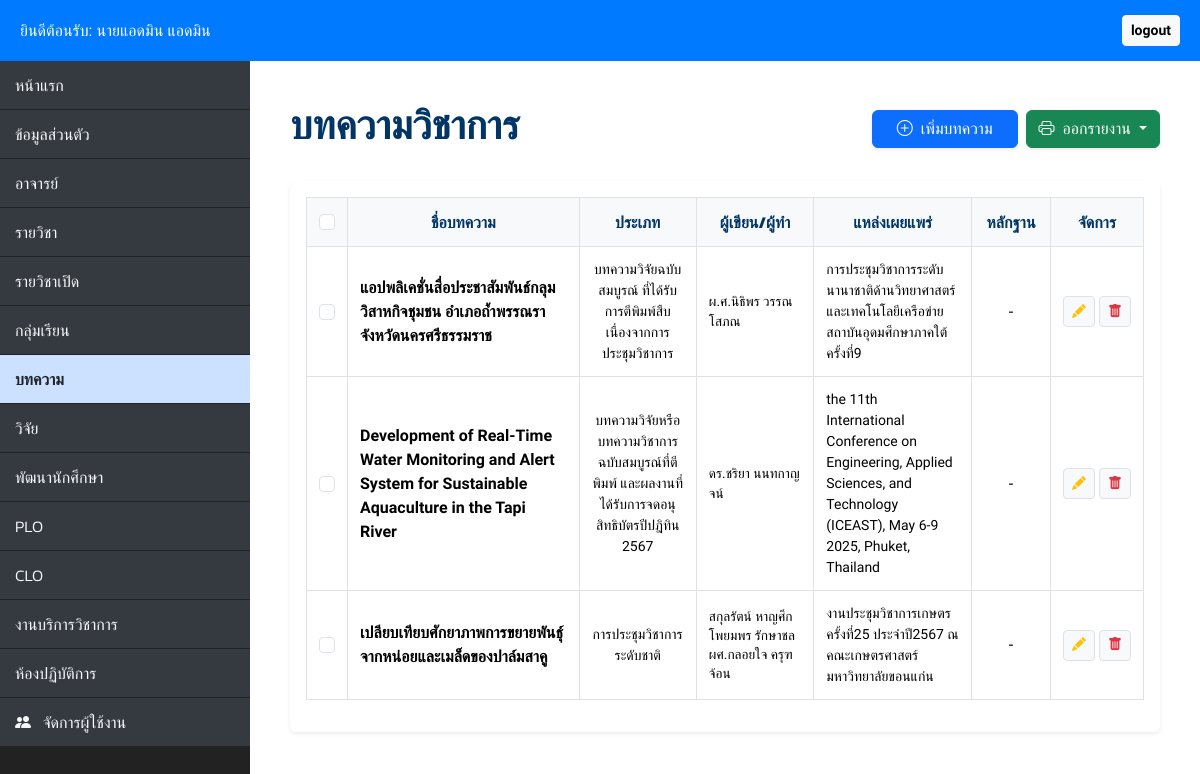
Page /article/article.php (signed in) on the committed database.
### tables this page shows
CREATE TABLE `article` (
  `art_id` int(20) NOT NULL,
  `use_id` int(20) NOT NULL,
  `art_name` varchar(255) DEFAULT NULL,
  `art_title1` varchar(255) DEFAULT NULL,
  `art_fname1` varchar(255) DEFAULT NULL,
  `art_lname1` varchar(255) DEFAULT NULL,
  `art_title2` varchar(255) DEFAULT NULL,
  `art_fname2` varchar(255) DEFAULT NULL,
  `art_lname2` varchar(255) DEFAULT NULL,
  `art_title3` varchar(255) DEFAULT NULL,
  `art_fname3` varchar(255) DEFAULT NULL,
  `art_lname3` varchar(25) DEFAULT NULL,
  `art_title4` varchar(255) DEFAULT NULL,
  `art_fname4` varchar(255) DEFAULT NULL,
  `art_lname4` varchar(255) NOT NULL,
  `art_title5` varchar(255) DEFAULT NULL,
  `art_fname5` varchar(255) DEFAULT NULL,
  `art_lname5` varchar(255) DEFAULT NULL,
  `art_meet` varchar(255) DEFAULT NULL,
  `art_evidence` varchar(255) DEFAULT NULL,
  `art_type` varchar(255) DEFAULT NULL
);

### article/article.php (the view, shortened to what this page needs)
<?php
require_once "../config.php";
$logged_in_user_id = $_SESSION["use_id"];
$full_name = htmlspecialchars(($_SESSION["use_title"] ?? '') . ($_SESSION["use_fname"] ?? '') . " " . ($_SESSION["use_lname"] ?? ''));
$user_role = $_SESSION["use_role"] ?? 'user';
$is_admin = ($user_role == 'admin');
$articles = [];
$sql = "SELECT * FROM article ORDER BY art_id DESC";
if ($result = $link->query($sql)) {
    while ($row = $result->fetch_assoc()) {
        $articles[] = $row;
    }
}
?>
<!DOCTYPE html>
<html lang="th">
<head>
    <link href="https://cdn.jsdelivr.net/npm/bootstrap@5.3.3/dist/css/bootstrap.min.css" rel="stylesheet">
    <link rel="stylesheet" href="https://cdn.jsdelivr.net/npm/bootstrap-icons@1.11.3/font/bootstrap-icons.min.css">
</head>
<body>
    <div class="main-header no-print">
        <div class="d-flex justify-content-between align-items-center">
            <p class="mb-0">ยินดีต้อนรับ: <?php echo $full_name; ?></p>
            <a href="../login/logout.php" class="btn btn-sm btn-light fw-bold">logout</a>
        </div>
    </div>
    <div class="d-flex">
        <nav class="sidebar no-print">
            <div class="nav flex-column">
                <a class="nav-link" href="../dashboard.php">หน้าแรก</a>
                <a class="nav-link" href="../profile/profile.php">ข้อมูลส่วนตัว</a>
                <a class="nav-link" href="../teacher/teacher.php">อาจารย์</a>
                <a class="nav-link" href="../course/course.php">รายวิชา</a>
                <a class="nav-link" href="../opencourse/opencourse.php">รายวิชาเปิด</a>
                <a class="nav-link" href="../section/section.php">กลุ่มเรียน</a>
                <a class="nav-link active" href="article.php">บทความ</a>
                <a class="nav-link" href="../research/research.php">วิจัย</a>
                <a class="nav-link" href="../development/development.php">พัฒนานักศึกษา</a>
                <a class="nav-link" href="../plo/plo.php">PLO</a>
                <a class="nav-link" href="../clo/clo.php">CLO</a>
                <a class="nav-link" href="../services/services.php">งานบริการวิชาการ</a>
                <a class="nav-link" href="../laboratory/laboratory.php">ห้องปฏิบัติการ</a>
                <?php if ($is_admin): ?>
                    <a class="nav-link" href="../manage_users.php"><i class="bi bi-people-fill me-2"></i> จัดการผู้ใช้งาน</a>
                <?php endif; ?>
            </div>
        </nav>
        <main class="content">
            <div class="d-flex justify-content-between align-items-center mb-4 no-print">
                <h1>บทความวิชาการ</h1>
                <div class="d-flex gap-2">
                    <button class="btn btn-primary shadow-sm px-4" onclick="openArtModal('add')">
                        <i class="bi bi-plus-circle me-1"></i> เพิ่มบทความ
                    </button>
                    <div class="dropdown">
                        <button class="btn btn-success dropdown-toggle shadow-sm" type="button" data-bs-toggle="dropdown">
                            <i class="bi bi-printer me-1"></i> ออกรายงาน
                        </button>
                    </div>
                </div>
            </div>
            <div class="card border-0 shadow-sm p-3">
                <div class="table-responsive">
                    <table class="table table-bordered table-custom align-middle" id="articleTable">
                        <thead>
                            <tr>
                                <th class="no-print" style="width: 45px;"><input type="checkbox" id="selectAll" class="form-check-input"></th>
                                <th style="width: 30%;">ชื่อบทความ</th>
                                <th style="width: 15%;">ประเภท</th>
                                <th style="width: 15%;">ผู้เขียน/ผู้ทำ</th> <th style="width: 20%;">แหล่งเผยแพร่</th>
                                <th style="width: 10%;">หลักฐาน</th>
                                <th class="text-center no-print" style="width: 100px;">จัดการ</th>
                            </tr>
                        </thead>
                        <tbody>
                            <?php if (count($articles) > 0): ?>
                                <?php foreach ($articles as $art):
                                    $is_owner = ($art['use_id'] == $logged_in_user_id);
                                    $author_names = [];
                                    for ($i = 1; $i <= 5; $i++) {
                                        if (!empty($art["art_fname$i"])) {
                                            $author_names[] = htmlspecialchars(($art["art_title$i"] ?? '') . ($art["art_fname$i"] ?? '') . " " . ($art["art_lname$i"] ?? ''));
                                        }
                                    }
                                ?>
                                <tr class="article-row">
                                    <td class="text-center no-print"><input type="checkbox" class="row-checkbox form-check-input"></td>
                                    <td class="fw-bold"><?php echo htmlspecialchars($art['art_name']); ?></td>
                                    <td class="text-center small"><?php echo htmlspecialchars($art['art_type']); ?></td>
                                    <td class="author-text"><?php echo implode("<br>", $author_names); ?></td>
                                    <td class="small"><?php echo htmlspecialchars($art['art_meet']); ?></td>
                                    <td class="text-center">
                                        <?php if($art['art_evidence']): ?>
                                            <span class="evidence-link small" title="<?php echo htmlspecialchars($art['art_evidence']); ?>">
                                                <?php echo htmlspecialchars($art['art_evidence']); ?>
                                            </span>
                                        <?php else: ?>-<?php endif; ?>
                                    </td>
                                    <td class="text-center no-print">
                                        <?php if ($is_admin || $is_owner): ?>
                                            <div class="d-flex justify-content-center gap-1">
                                                <button class="btn btn-light btn-sm border" onclick='openArtModal("edit", <?php echo json_encode($art); ?>)'>
                                                    <i class="bi bi-pencil-fill text-warning"></i>
                                                </button>
                                                <a href="process_article.php?delete=<?php echo $art['art_id']; ?>" class="btn btn-light btn-sm border" onclick="return confirm('ยืนยันการลบข้อมูลนี้?')">
                                                    <i class="bi bi-trash-fill text-danger"></i>
                                                </a>
                                            </div>
                                        <?php else: ?>
                                            <i class="bi bi-lock-fill text-muted"></i>
                                        <?php endif; ?>
                                    </td>
                                </tr>
                                <?php endforeach; ?>
                            <?php else: ?>
                                <tr><td colspan="7" class="text-center py-4 text-muted">ไม่พบข้อมูลบทความในระบบ</td></tr>
                            <?php endif; ?>
                        </tbody>
                    </table>
                </div>
            </div>
        </main>
    </div>
</body>
</html>

### article/article.php (style rules this page uses)
:root { --bg-dark: #222222; --accent-blue: #007bff; --sidebar-link-bg: #343a40; --sidebar-active: #cce0ff; --primary-navy: #003566; }
body { font-family: 'Sarabun', sans-serif; background-color: #f4f6f9; margin: 0; }
.main-header { background-color: var(--accent-blue); color: white; padding: 15px 20px; z-index: 1000; position: relative; }
.sidebar { width: 250px; background-color: var(--bg-dark); min-height: 100vh; flex-shrink: 0; }
.sidebar .nav-link { color: #f8f9fa; padding: 12px 15px; margin-bottom: 1px; font-size: 1rem; background-color: var(--sidebar-link-bg); text-decoration: none; display: block; font-weight: 300; font-family: 'Kanit'; }
.sidebar .nav-link.active { background-color: var(--sidebar-active); color: #212529; font-weight: 600; }
.content { flex-grow: 1; padding: 40px; background-color: white; }
h1 { font-family: 'Kanit'; font-weight: 600; color: var(--primary-navy); }
.table-custom thead th { background-color: #f8f9fa; color: var(--primary-navy); border: 1px solid #dee2e6; text-align: center; padding: 12px; font-family: 'Kanit'; }
.table-custom td { border: 1px solid #dee2e6; vertical-align: middle; padding: 12px; color: #000000 !important; }
.table-custom td a, .table-custom td span, .table-custom .author-text, .table-custom .fw-bold { color: #000000 !important; }
.author-text { font-size: 0.85rem; line-height: 1.4; }

### rows in the picture
article: art_name "แอปพลิเคชั่นสื่อประชาสัมพันธ์กลุมวิสาหกิจชุมชน อำเภอถ้ำพรรณรา จังหวัดนครศรีธรรมราช", art_type "บทความวิจัยฉบับสมบูรณ์ ที่ได้รับการตีพิมพ์สืบเนื่องจากการประชุมวิชาการ", author_names "ผ.ศ.นิธิพร วรรณโสภณ", art_meet "การประชุมวิชาการระดับนานาชาติด้านวิทยาศาสตร์และเทคโนโลยีเครือข่ายสถาบันอุดมศึกษาภาคใต้ ครั้งที่9"
article: art_name "Development of Real-Time Water Monitoring and Alert System for Sustainable Aquaculture in the Tapi River", art_type "บทความวิจัยหรือบทความวิชาการฉบับสมบูรณ์ที่ตีพิมพ์ และผลงานที่ได้รับการจดอนุสิทธิบัตรปีปฎิทิน 2567", author_names "ดร.ชริยา นนทกาญจน์", art_meet "the 11th International Conference on Engineering, Applied Sciences, and Technology (ICEAST), May 6-9 2025, Phuket, Thailand"
article: art_name "เปลียบเทียบศักยาภาพการขยายพันธุ์จากหน่อยและเมล็ดของปาล์มสาคู", art_type "การประชุมวิชาการระดับชาติ", author_names "สกุลรัตน์ หาญศึก โพยมพร รักษาชล ผศ.กลอยใจ ครุฑจ้อน", art_meet "งานประชุมวิชาการเกษตร ครั้งที่25 ประจำปี2567 ณ คณะเกษตรศาสตร์ มหาวิทยาลัยขอนแก่น"

### other values in the picture
$full_name "นายแอดมิน แอดมิน"
